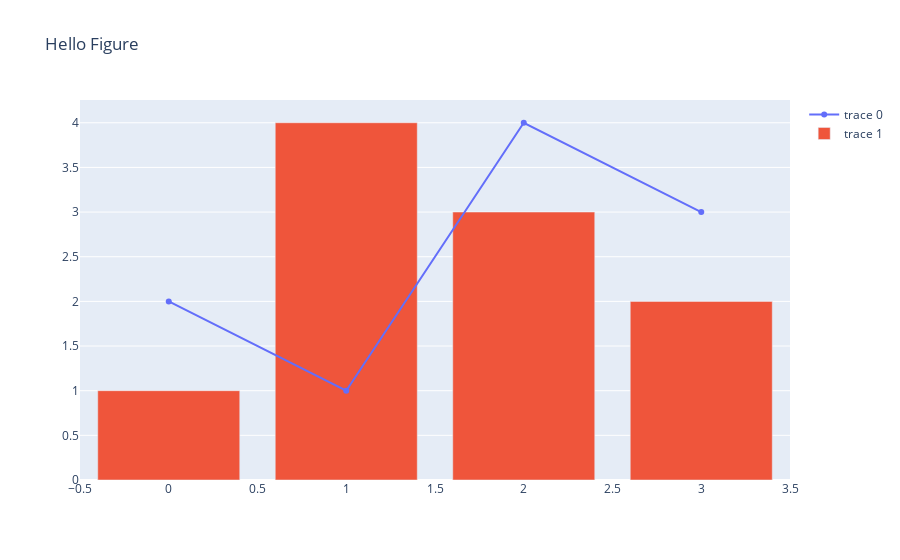

This figure's notebook cell:
### Code cell
import plotly.graph_objects as go

fig = go.Figure()
fig.add_trace(go.Scatter(y=[2, 1, 4, 3]))
fig.add_trace(go.Bar(y=[1, 4, 3, 2]))
fig.update_layout(title = 'Hello Figure')
fig.show()

### Figure 1 — Plotly figure (JSON) as saved in the notebook; plotly's stock layout.template omitted (floating-point values rounded to 4 significant figures)
{"data": [{"type": "scatter", "y": [2, 1, 4, 3]}, {"type": "bar", "y": [1, 4, 3, 2]}], "layout": {"autosize": true, "title": {"text": "Hello Figure"}, "xaxis": {"autorange": true, "range": [-0.5, 3.5]}, "yaxis": {"autorange": true, "range": [0, 4.305], "type": "linear"}}}
